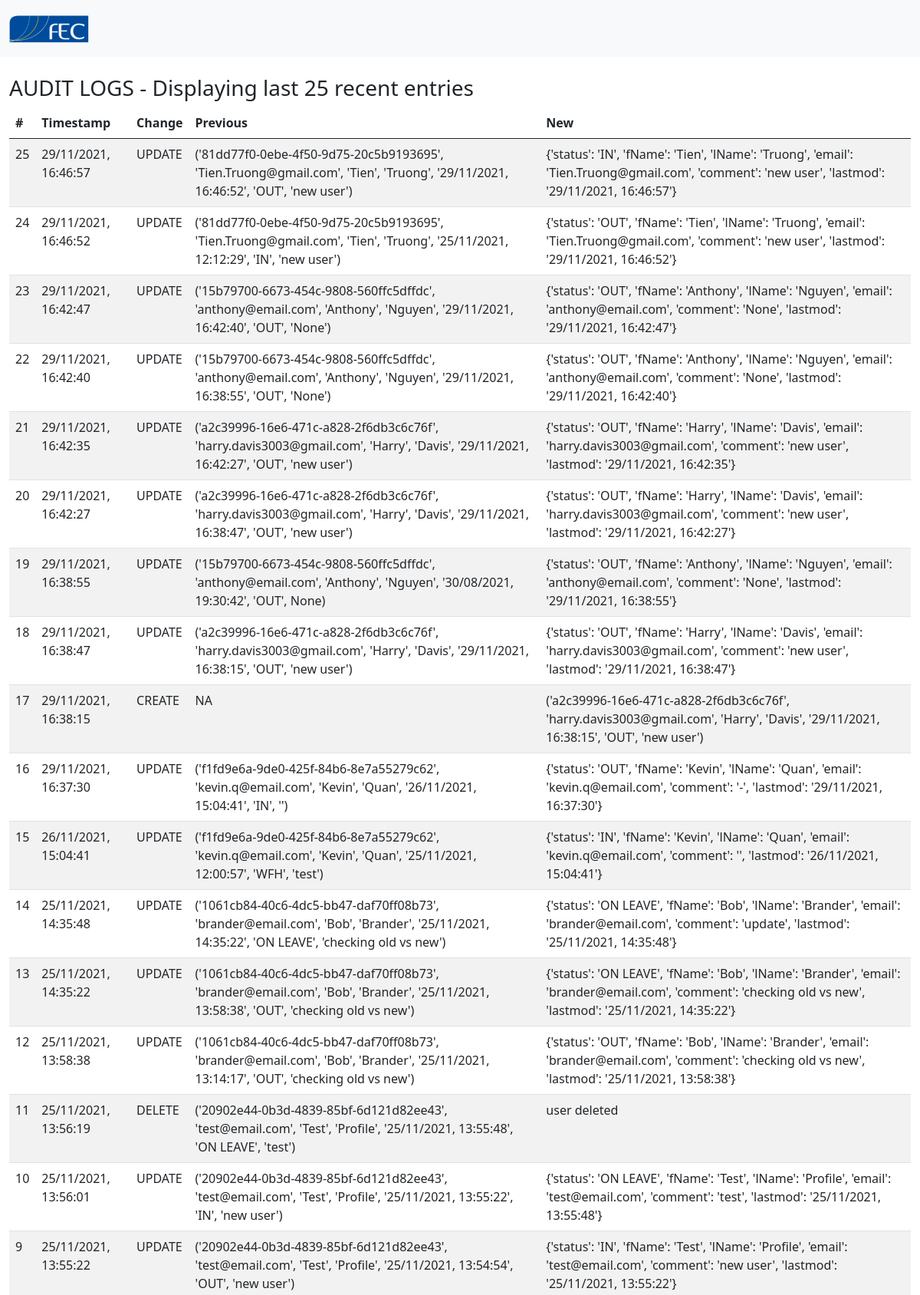
The app's page /admin/logs (upper part) with its own data.
### tables this page shows
CREATE TABLE "auditlog" (
	"id"	INTEGER NOT NULL UNIQUE,
	"timestamp"	TEXT,
	"change"	TEXT,
	"prev"	TEXT,
	"new"	TEXT,
	PRIMARY KEY("id" AUTOINCREMENT)
);

### app.py (the view)
@app.route("/admin/logs")
def logs():
    logs  = user.get_logs(DB_PATH, MAX_LOG_DISPLAY_LEN)
    return render_template("logs.html", title="AUDIT LOGS", logs=logs, logLen = len(logs))

### user.py (called while the page is built)
def get_logs(db, count):
    conn = None
    try:
        conn = sqlite3.connect(db)
        c = conn.cursor()
        q = "SELECT * FROM auditlog ORDER BY id DESC LIMIT {0}".format(count)
        c.execute(q)
        rows = c.fetchall()
    except Error as e:
        print(e)
    finally:
        if conn:
            conn.close()
            return rows

### templates/logs.html
{% extends "base.html" %}
{% block content %}
<br>
    <h3>AUDIT LOGS - Displaying last {{ logLen }} recent entries</h3>
    <div>
        <table class="table table-striped">
            <thead>
                <tr>
                    <th>#</th>
                    <th>Timestamp</th>
                    <th>Change</th>
                    <th>Previous</th>
                    <th>New</th>
                </tr>
            </thead>
            <tbody>
                {% for row in logs %}
                <tr>
                    <td>{{ row[0] }}</td>
                    <td>{{ row[1] }}</td>
                    <td>{{ row[2] }}</td>
                    <td>{{ row[3] }}</td>
                    <td>{{ row[4] }}</td>
                </tr>
                {% endfor %}
            </tbody>
        </table>
    </div>
{% endblock %}

### records on screen
auditlog: id "25", timestamp "29/11/2021, 16:46:57", change "UPDATE", prev "('81dd77f0-0ebe-4f50-9d75-20c5b9193695', 'Tien.Truong@gmail.com', 'Tien', 'Truong', '29/11/2021, 16:46:52', 'OUT', 'new user')", new "{'status': 'IN', 'fName': 'Tien', 'lName': 'Truong', 'email': 'Tien.Truong@gmail.com', 'comment': 'new user', 'lastmod': '29/11/2021, 16:46:57'}"
auditlog: id "24", timestamp "29/11/2021, 16:46:52", change "UPDATE", prev "('81dd77f0-0ebe-4f50-9d75-20c5b9193695', 'Tien.Truong@gmail.com', 'Tien', 'Truong', '25/11/2021, 12:12:29', 'IN', 'new user')", new "{'status': 'OUT', 'fName': 'Tien', 'lName': 'Truong', 'email': 'Tien.Truong@gmail.com', 'comment': 'new user', 'lastmod': '29/11/2021, 16:46:52'}"
auditlog: id "23", timestamp "29/11/2021, 16:42:47", change "UPDATE", prev "('15b79700-6673-454c-9808-560ffc5dffdc', 'anthony@email.com', 'Anthony', 'Nguyen', '29/11/2021, 16:42:40', 'OUT', 'None')", new "{'status': 'OUT', 'fName': 'Anthony', 'lName': 'Nguyen', 'email': 'anthony@email.com', 'comment': 'None', 'lastmod': '29/11/2021, 16:42:47'}"
auditlog: id "22", timestamp "29/11/2021, 16:42:40", change "UPDATE", prev "('15b79700-6673-454c-9808-560ffc5dffdc', 'anthony@email.com', 'Anthony', 'Nguyen', '29/11/2021, 16:38:55', 'OUT', 'None')", new "{'status': 'OUT', 'fName': 'Anthony', 'lName': 'Nguyen', 'email': 'anthony@email.com', 'comment': 'None', 'lastmod': '29/11/2021, 16:42:40'}"
auditlog: id "21", timestamp "29/11/2021, 16:42:35", change "UPDATE", prev "('a2c39996-16e6-471c-a828-2f6db3c6c76f', 'harry.davis3003@gmail.com', 'Harry', 'Davis', '29/11/2021, 16:42:27', 'OUT', 'new user')", new "{'status': 'OUT', 'fName': 'Harry', 'lName': 'Davis', 'email': 'harry.davis3003@gmail.com', 'comment': 'new user', 'lastmod': '29/11/2021, 16:42:35'}"
auditlog: id "20", timestamp "29/11/2021, 16:42:27", change "UPDATE", prev "('a2c39996-16e6-471c-a828-2f6db3c6c76f', 'harry.davis3003@gmail.com', 'Harry', 'Davis', '29/11/2021, 16:38:47', 'OUT', 'new user')", new "{'status': 'OUT', 'fName': 'Harry', 'lName': 'Davis', 'email': 'harry.davis3003@gmail.com', 'comment': 'new user', 'lastmod': '29/11/2021, 16:42:27'}"
auditlog: id "19", timestamp "29/11/2021, 16:38:55", change "UPDATE", prev "('15b79700-6673-454c-9808-560ffc5dffdc', 'anthony@email.com', 'Anthony', 'Nguyen', '30/08/2021, 19:30:42', 'OUT', None)", new "{'status': 'OUT', 'fName': 'Anthony', 'lName': 'Nguyen', 'email': 'anthony@email.com', 'comment': 'None', 'lastmod': '29/11/2021, 16:38:55'}"
auditlog: id "18", timestamp "29/11/2021, 16:38:47", change "UPDATE", prev "('a2c39996-16e6-471c-a828-2f6db3c6c76f', 'harry.davis3003@gmail.com', 'Harry', 'Davis', '29/11/2021, 16:38:15', 'OUT', 'new user')", new "{'status': 'OUT', 'fName': 'Harry', 'lName': 'Davis', 'email': 'harry.davis3003@gmail.com', 'comment': 'new user', 'lastmod': '29/11/2021, 16:38:47'}"
auditlog: id "17", timestamp "29/11/2021, 16:38:15", change "CREATE", prev "NA", new "('a2c39996-16e6-471c-a828-2f6db3c6c76f', 'harry.davis3003@gmail.com', 'Harry', 'Davis', '29/11/2021, 16:38:15', 'OUT', 'new user')"
auditlog: id "16", timestamp "29/11/2021, 16:37:30", change "UPDATE", prev "('f1fd9e6a-9de0-425f-84b6-8e7a55279c62', 'kevin.q@email.com', 'Kevin', 'Quan', '26/11/2021, 15:04:41', 'IN', '')", new "{'status': 'OUT', 'fName': 'Kevin', 'lName': 'Quan', 'email': 'kevin.q@email.com', 'comment': '-', 'lastmod': '29/11/2021, 16:37:30'}"
auditlog: id "15", timestamp "26/11/2021, 15:04:41", change "UPDATE", prev "('f1fd9e6a-9de0-425f-84b6-8e7a55279c62', 'kevin.q@email.com', 'Kevin', 'Quan', '25/11/2021, 12:00:57', 'WFH', 'test')", new "{'status': 'IN', 'fName': 'Kevin', 'lName': 'Quan', 'email': 'kevin.q@email.com', 'comment': '', 'lastmod': '26/11/2021, 15:04:41'}"
auditlog: id "14", timestamp "25/11/2021, 14:35:48", change "UPDATE", prev "('1061cb84-40c6-4dc5-bb47-daf70ff08b73', 'brander@email.com', 'Bob', 'Brander', '25/11/2021, 14:35:22', 'ON LEAVE', 'checking old vs new')", new "{'status': 'ON LEAVE', 'fName': 'Bob', 'lName': 'Brander', 'email': 'brander@email.com', 'comment': 'update', 'lastmod': '25/11/2021, 14:35:48'}"
auditlog: id "13", timestamp "25/11/2021, 14:35:22", change "UPDATE", prev "('1061cb84-40c6-4dc5-bb47-daf70ff08b73', 'brander@email.com', 'Bob', 'Brander', '25/11/2021, 13:58:38', 'OUT', 'checking old vs new')", new "{'status': 'ON LEAVE', 'fName': 'Bob', 'lName': 'Brander', 'email': 'brander@email.com', 'comment': 'checking old vs new', 'lastmod': '25/11/2021, 14:35:22'}"
auditlog: id "12", timestamp "25/11/2021, 13:58:38", change "UPDATE", prev "('1061cb84-40c6-4dc5-bb47-daf70ff08b73', 'brander@email.com', 'Bob', 'Brander', '25/11/2021, 13:14:17', 'OUT', 'checking old vs new')", new "{'status': 'OUT', 'fName': 'Bob', 'lName': 'Brander', 'email': 'brander@email.com', 'comment': 'checking old vs new', 'lastmod': '25/11/2021, 13:58:38'}"
auditlog: id "11", timestamp "25/11/2021, 13:56:19", change "DELETE", prev "('20902e44-0b3d-4839-85bf-6d121d82ee43', 'test@email.com', 'Test', 'Profile', '25/11/2021, 13:55:48', 'ON LEAVE', 'test')", new "user deleted"
auditlog: id "10", timestamp "25/11/2021, 13:56:01", change "UPDATE", prev "('20902e44-0b3d-4839-85bf-6d121d82ee43', 'test@email.com', 'Test', 'Profile', '25/11/2021, 13:55:22', 'IN', 'new user')", new "{'status': 'ON LEAVE', 'fName': 'Test', 'lName': 'Profile', 'email': 'test@email.com', 'comment': 'test', 'lastmod': '25/11/2021, 13:55:48'}"
auditlog: id "9", timestamp "25/11/2021, 13:55:22", change "UPDATE", prev "('20902e44-0b3d-4839-85bf-6d121d82ee43', 'test@email.com', 'Test', 'Profile', '25/11/2021, 13:54:54', 'OUT', 'new user')", new "{'status': 'IN', 'fName': 'Test', 'lName': 'Profile', 'email': 'test@email.com', 'comment': 'new user', 'lastmod': '25/11/2021, 13:55:22'}"

### other values on screen
{{ logLen }} "25"
